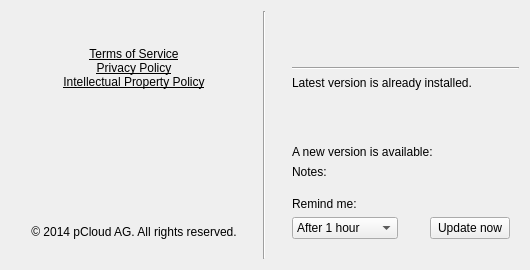
      <widget class="QWidget" name="pageAbout">
       <layout class="QHBoxLayout" name="horizontalLayout_14">
        <item>
         <layout class="QHBoxLayout" name="horizontalLayout_9" stretch="1,1,1">
          <item>
           <layout class="QVBoxLayout" name="verticalLayout_37">
            <property name="topMargin">
             <number>16</number>
            </property>
            <property name="bottomMargin">
             <number>20</number>
            </property>
            <item>
             <widget class="QLabel" name="label_logo">
              <property name="text">
               <string/>
              </property>
              <property name="pixmap">
               <pixmap resource="Resources.qrc">:/128x128/images/128x128/logo.png</pixmap>
              </property>
              <property name="scaledContents">
               <bool>false</bool>
              </property>
              <property name="alignment">
               <set>Qt::AlignBottom|Qt::AlignHCenter</set>
              </property>
             </widget>
            </item>
            <item>
             <layout class="QVBoxLayout" name="verticalLayout_12">
              <property name="spacing">
               <number>0</number>
              </property>
              <item>
               <widget class="QLabel" name="label_tos">
                <property name="layoutDirection">
                 <enum>Qt::LeftToRight</enum>
                </property>
                <property name="text">
                 <string>&lt;html&gt;&lt;head/&gt;&lt;body&gt;&lt;p&gt;&lt;a href=&quot;https://www.pcloud.com/terms_and_conditions.html&quot;&gt;&lt;span style=&quot; text-decoration: underline; color:#000000;&quot;&gt;Terms of Service&lt;/span&gt;&lt;/a&gt;&lt;/p&gt;&lt;/body&gt;&lt;/html&gt;</string>
                </property>
                <property name="alignment">
                 <set>Qt::AlignCenter</set>
                </property>
                <property name="wordWrap">
                 <bool>false</bool>
                </property>
                <property name="openExternalLinks">
                 <bool>true</bool>
                </property>
                <property name="textInteractionFlags">
                 <set>Qt::LinksAccessibleByMouse</set>
                </property>
               </widget>
              </item>
              <item>
               <widget class="QLabel" name="label_pp">
                <property name="text">
                 <string>&lt;html&gt;&lt;head/&gt;&lt;body&gt;&lt;p&gt;&lt;a href=&quot;https://www.pcloud.com/privacy_policy.html&quot;&gt;&lt;span style=&quot; text-decoration: underline; color:#000000;&quot;&gt;Privacy Policy&lt;/span&gt;&lt;/a&gt;&lt;/p&gt;&lt;/body&gt;&lt;/html&gt;</string>
                </property>
                <property name="alignment">
                 <set>Qt::AlignCenter</set>
                </property>
                <property name="wordWrap">
                 <bool>false</bool>
                </property>
                <property name="openExternalLinks">
                 <bool>true</bool>
                </property>
               </widget>
              </item>
              <item>
               <widget class="QLabel" name="label_ipp">
                <property name="text">
                 <string>&lt;html&gt;&lt;head/&gt;&lt;body&gt;&lt;p&gt;&lt;a href=&quot;https://www.pcloud.com/int_pr_policy.html&quot;&gt;&lt;span style=&quot; text-decoration: underline; color:#000000;&quot;&gt;Intellectual Property Policy&lt;/span&gt;&lt;/a&gt;&lt;/p&gt;&lt;/body&gt;&lt;/html&gt;</string>
                </property>
                <property name="alignment">
                 <set>Qt::AlignCenter</set>
                </property>
                <property name="wordWrap">
                 <bool>false</bool>
                </property>
                <property name="openExternalLinks">
                 <bool>true</bool>
                </property>
               </widget>
              </item>
             </layout>
            </item>
            <item>
             <spacer name="verticalSpacer_4">
              <property name="orientation">
               <enum>Qt::Vertical</enum>
              </property>
              <property name="sizeHint" stdset="0">
               <size>
                <width>20</width>
                <height>40</height>
               </size>
              </property>
             </spacer>
            </item>
            <item>
             <widget class="QLabel" name="label_copyright">
              <property name="text">
               <string>© 2014 pCloud AG. All rights reserved.</string>
              </property>
              <property name="alignment">
               <set>Qt::AlignBottom|Qt::AlignHCenter</set>
              </property>
             </widget>
            </item>
           </layout>
          </item>
          <item>
           <widget class="Line" name="line_13">
            <property name="orientation">
             <enum>Qt::Vertical</enum>
            </property>
           </widget>
          </item>
          <item>
           <layout class="QVBoxLayout" name="verticalLayout_39">
            <property name="leftMargin">
             <number>20</number>
            </property>
            <property name="topMargin">
             <number>30</number>
            </property>
            <property name="bottomMargin">
             <number>20</number>
            </property>
            <item>
             <layout class="QVBoxLayout" name="verticalLayout_13">
              <item>
               <layout class="QHBoxLayout" name="horizontalLayout_5">
                <item>
                 <widget class="QLabel" name="label_versionVal">
                  <property name="font">
                   <font>
                    <weight>75</weight>
                    <bold>true</bold>
                   </font>
                  </property>
                  <property name="text">
                   <string/>
                  </property>
                 </widget>
                </item>
                <item>
                 <spacer name="horizontalSpacer_2">
                  <property name="orientation">
                   <enum>Qt::Horizontal</enum>
                  </property>
                  <property name="sizeHint" stdset="0">
                   <size>
                    <width>40</width>
                    <height>20</height>
                   </size>
                  </property>
                 </spacer>
                </item>
               </layout>
              </item>
              <item>
               <widget class="Line" name="line_12">
                <property name="orientation">
                 <enum>Qt::Horizontal</enum>
                </property>
               </widget>
              </item>
              <item>
               <widget class="QLabel" name="label_versionInfo">
                <property name="text">
                 <string>Latest version is already installed.</string>
                </property>
               </widget>
              </item>
              <item>
               <spacer name="verticalSpacer_11">
                <property name="orientation">
                 <enum>Qt::Vertical</enum>
                </property>
                <property name="sizeHint" stdset="0">
                 <size>
                  <width>20</width>
                  <height>40</height>
                 </size>
                </property>
               </spacer>
              </item>
             </layout>
            </item>
            <item>
             <widget class="QWidget" name="widget_newVersion" native="true">
              <layout class="QVBoxLayout" name="verticalLayout_11">
               <property name="leftMargin">
                <number>0</number>
               </property>
               <property name="bottomMargin">
                <number>0</number>
               </property>
               <item>
                <widget class="QLabel" name="label_newVersion">
                 <property name="text">
                  <string>A new version is available:</string>
                 </property>
                </widget>
               </item>
               <item>
                <widget class="QLabel" name="label_notes">
                 <property name="text">
                  <string>Notes:</string>
                 </property>
                </widget>
               </item>
               <item>
                <layout class="QGridLayout" name="gridLayout_2">
                 <property name="topMargin">
                  <number>12</number>
                 </property>
                 <property name="horizontalSpacing">
                  <number>32</number>
                 </property>
                 <item row="1" column="2">
                  <spacer name="horizontalSpacer_27">
                   <property name="orientation">
                    <enum>Qt::Horizontal</enum>
                   </property>
                   <property name="sizeHint" stdset="0">
                    <size>
                     <width>40</width>
                     <height>20</height>
                    </size>
                   </property>
                  </spacer>
                 </item>
                 <item row="0" column="0">
                  <widget class="QLabel" name="label_versionRemind">
                   <property name="text">
                    <string>Remind me:</string>
                   </property>
                  </widget>
                 </item>
                 <item row="1" column="0">
                  <widget class="QComboBox" name="comboBox_versionReminder">
                   <property name="currentIndex">
                    <number>0</number>
                   </property>
                   <item>
                    <property name="text">
                     <string>After 1 hour</string>
                    </property>
                   </item>
                   <item>
                    <property name="text">
                     <string>After 6 hours</string>
                    </property>
                   </item>
                   <item>
                    <property name="text">
                     <string>After 24 hours</string>
                    </property>
                   </item>
                   <item>
                    <property name="text">
                     <string>After a week</string>
                    </property>
                   </item>
                   <item>
                    <property name="text">
                     <string>Never</string>
                    </property>
                   </item>
                  </widget>
                 </item>
                 <item row="1" column="1">
                  <widget class="QPushButton" name="btnUpdtVersn">
                   <property name="text">
                    <string>Update now</string>
                   </property>
                  </widget>
                 </item>
                </layout>
               </item>
              </layout>
             </widget>
            </item>
           </layout>
          </item>
         </layout>
        </item>
       </layout>
      </widget>
